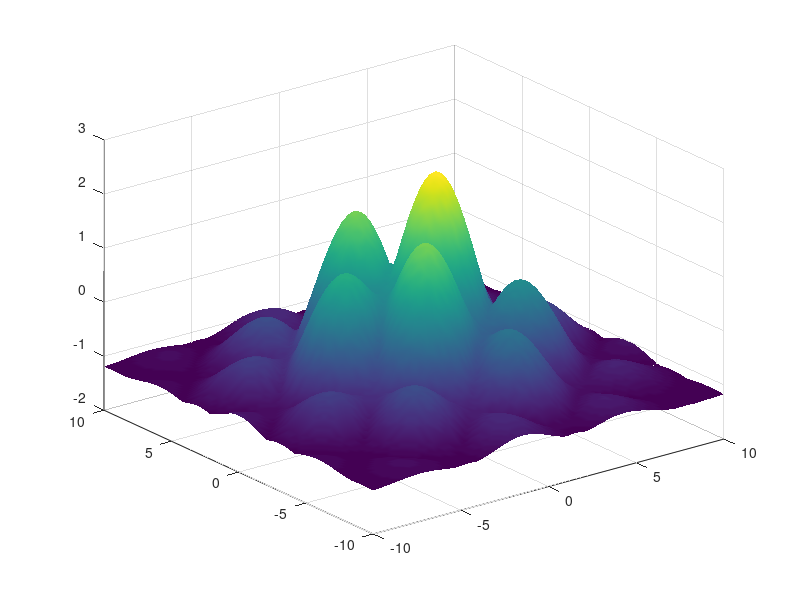

Source code (MATLAB): (Note: this script raises an error after producing the figure.)
clear all
close all 
clc


% The cmocean colormap, the elvation function to get the upper 'topo'
% colours and the functions to paste the colorbars are defined in this
% path
addpath(genpath(fullfile('colormaps')));


%Generate example function.
x = linspace(-10,10,100);
y = linspace(-10,10,100);
[X,Y] = meshgrid(x,y);
Z = abs(sin(X) + cos(Y)).*exp(-0.02.*(X.^2+Y.^2))+2.*exp(-0.04.*(X.^2+Y.^2))-1.2;

f1=figure();
s=surf(X,Y,Z);
set(s, 'EdgeColor', 'None','LineWidth',1.,'FaceColor','interp');

level=0; %choose the value for at which the colormaps get 'pasted'
min_caxis=min(min(Z));%-3; %minimal colorbar value
max_caxis=max(max(Z));%2;%maximal colorbar value

caxis([min_caxis max_caxis]);
stich_point=100.*(level-min_caxis)./(max_caxis-min_caxis);

cmap1=flipud(cmocean('deep')); %Lower colormap
cmap2=elevation(); %Upper colormap
cmap = stiched_colormap(cmap1, cmap2, stich_point); %function to paste the colormaps

colormap(cmap);
view(2)
colorbar


f2=figure();
s=surf(X,Y,Z);
set(s, 'EdgeColor', 'None','LineWidth',1.,'FaceColor','interp');

level=0; %choose the value for at which the colormaps get 'pasted'
min_caxis=min(min(Z));%-3; %minimal colorbar value
max_caxis=max(max(Z));%2;%maximal colorbar value

caxis([min_caxis max_caxis]);
stich_point=100.*(level-min_caxis)./(max_caxis-min_caxis);

cmap1=colormap('gray'); %Lower colormap
cmap2=colormap('jet'); %Upper colormap
cmap = stiched_colormap(cmap1, cmap2, stich_point); %function to paste the colormaps

colormap(cmap);
view(2)
colorbar




%% Interpolation test to see if the colormap is well ineterpolated.
% interp_colormap_test(colormap('jet'),0.2)

%%

function [] = interp_colormap_test(cmap1,sample_factor)

a= cmap1;
figure()
hold on
plot([0:1:255],a(:,1),'.r')
plot([0:1:255],a(:,2),'.g')
plot([0:1:255],a(:,3),'.b')
hold off

cmap=a;

% Set subsampling factor
subsample_factor = sample_factor;

% Compute new array length
new_length = round(subsample_factor * size(cmap, 1));

% Create new array by linearly interpolating between original values
new_cmap = interp1(1:size(cmap, 1), cmap, linspace(1, size(cmap, 1), new_length), 'linear');

% Display original and subsampled colormap sizes
disp(['Original colormap size: ' num2str(size(cmap, 1))]);
disp(['Subsampled colormap size: ' num2str(size(new_cmap, 1))]);

pixels=size(new_cmap, 1);

hold on
plot([0:1:pixels-1]./sample_factor,new_cmap(:,1),'or')
plot([0:1:pixels-1]./sample_factor,new_cmap(:,2),'og')
plot([0:1:pixels-1]./sample_factor,new_cmap(:,3),'ob')
hold off



end


